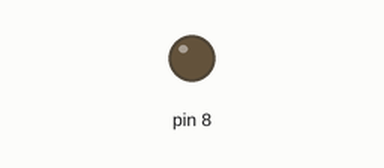
This sketch was run on a simulated Arduino Uno, built with avr-gcc and run on an emulated ATmega328P. Shown: output pins drawn as LEDs (lit = HIGH).

Above: at 1.0 s.
At 3.0 s:
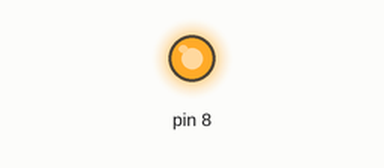
Timing chart, 0 to 5.2 s (numbered marks = the images above):
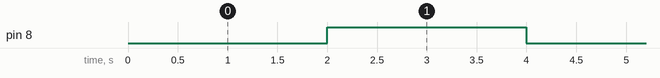

Measured:
- by itself, pin 8: alternates HIGH for 2.0 s and LOW for 2.0 s

The sketch:

blink_led.ino
```cpp
void setup() {
  // put your setup code here, to run once:
  //Serial.print("hi");
  pinMode(8, OUTPUT);

}

void loop() {
  // put your main code here, to run repeatedly:
  delay(2000);
  digitalWrite(8, HIGH);
  delay(2000);
  digitalWrite(8, LOW);
}
```
